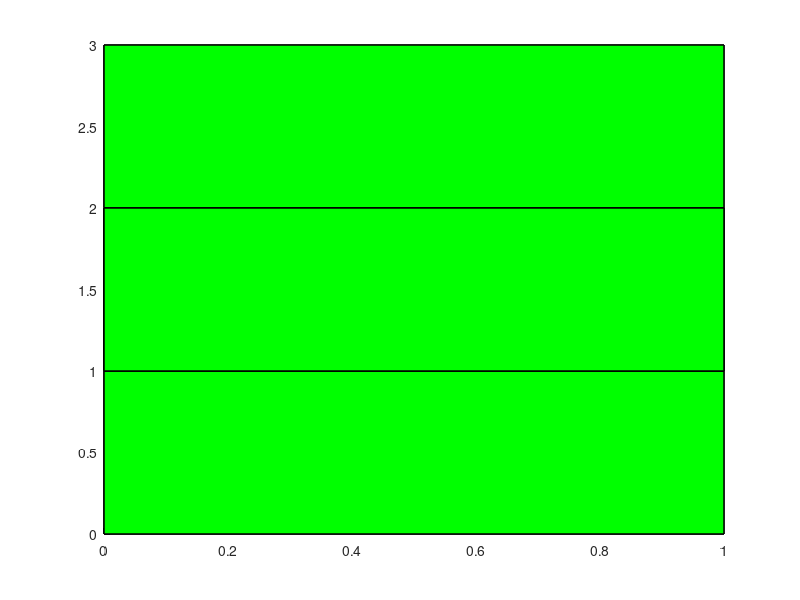

Here is the MATLAB script that generated this plot:
function [V2,F2,h] = fig_2()

% Definindo as vértices do cubo
V2 = [0 0 0;   % Ponto 1
     1 0 0;   % Ponto 2
     1 1 0;   % Ponto 3
     0 1 0;   % Ponto 4
     0 0 1;   % Ponto 5
     1 0 1;   % Ponto 6
     1 1 1;   % Ponto 7
     0 1 1;
     
     0 1 0;   % Ponto 8
     1 1 0;   % Ponto 9
     1 2 0;   % Ponto 10
     0 2 0;   % Ponto 11
     0 1 1;   % Ponto 12
     1 1 1;   % Ponto 13
     1 2 1;   % Ponto 14
     0 2 1;
     
     0 2 0;   % Ponto 15
     1 2 0;   % Ponto 16
     1 3 0;   % Ponto 17
     0 3 0;   % Ponto 18
     0 2 1;   % Ponto 19
     1 2 1;   % Ponto 20
     1 3 1;   % Ponto 21
     0 3 1;
     
     0 1 0;   % Ponto 22
     1 1 0;   % Ponto 23
     1 2 0;   % Ponto 24
     0 2 0;   % Ponto 2
     0 1 2;   % Ponto 12
     1 1 2;   % Ponto 13
     1 2 2;   % Ponto 14
     0 2 2];  % Ponto 29

% Definindo as faces do cubo
F2 = [1 2 3 4;   % Face inferior
     5 6 7 8;   % Face superior
     1 2 6 5;   % Face frontal
     2 3 7 6;   % Face direita
     3 4 8 7;   % Face traseira
     4 1 5 8;
     
     9 10 11 12; 
     13 14 15 16; 
     9 10 14 13;  
     10 11 15 14;  
     11 12 16 15;  
     12 9 13 16;
     
     17 18 19 20; 
     21 22 23 24; 
     17 18 22 21;  
     18 19 23 22;  
     19 20 24 23;  
     20 17 21 24;
     
     25 26 27 28; 
     29 30 31 32; 
     25 26 30 29;  
     26 27 31 30;  
     27 28 32 31;  
     28 25 29 32]; 

h = patch('Vertices', V2, 'Faces', F2, 'FaceColor', 'green', 'FaceLighting', 'gouraud', 'EdgeColor', 'black');

